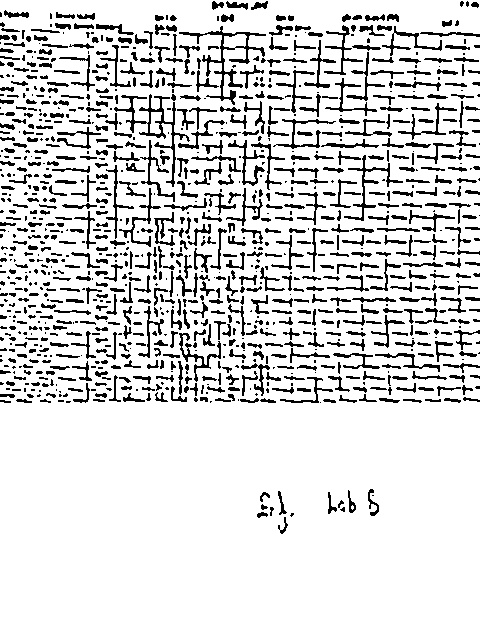
#> input picture Scanned/myimage0.jpg, 480 x 640 px, given in place of the camera
$ python DocumentScannerMain.py
#> lines starting #> are read from the running program, lines starting #| are printed output that depends on the picture; after the words box and inside, x2 and y2 are one past the last pixel; in counts of white or black regions, pixels touching at a corner belong together
### utlis.py
import cv2
import numpy as np


def stackImages(imgArray, scale, labels=[]):
    rows = len(imgArray)
    cols = len(imgArray[0])
    rowsAvailable = isinstance(imgArray[0], list)
    width = imgArray[0][0].shape[1]
    height = imgArray[0][0].shape[0]

    if rowsAvailable:
        for x in range(rows):
            for y in range(cols):
                imgArray[x][y] = cv2.resize(
                    imgArray[x][y], (0, 0), None, scale, scale
                )
                if len(imgArray[x][y].shape) == 2:
                    imgArray[x][y] = cv2.cvtColor(
                        imgArray[x][y], cv2.COLOR_GRAY2BGR
                    )

        imageBlank = np.zeros((height, width, 3), np.uint8)
        hor = [imageBlank] * rows
        hor_con = [imageBlank] * rows

        for x in range(rows):
            hor[x] = np.hstack(imgArray[x])
            hor_con[x] = np.concatenate(imgArray[x])

        ver = np.vstack(hor)
        ver_con = np.concatenate(hor)

    else:
        for x in range(rows):
            imgArray[x] = cv2.resize(
                imgArray[x], (0, 0), None, scale, scale
            )
            if len(imgArray[x].shape) == 2:
                imgArray[x] = cv2.cvtColor(
                    imgArray[x], cv2.COLOR_GRAY2BGR
                )

        hor = np.hstack(imgArray)
        hor_con = np.concatenate(imgArray)
        ver = hor

    if len(labels) != 0:
        eachImgWidth = int(ver.shape[1] / cols)
        eachImgHeight = int(ver.shape[0] / rows)

        print(eachImgHeight)

        for d in range(rows):
            for c in range(cols):
                cv2.rectangle(
                    ver,
                    (c * eachImgWidth, eachImgHeight * d),
                    (
                        c * eachImgWidth + len(labels[d][c]) * 13 + 27,
                        30 + eachImgHeight * d,
                    ),
                    (255, 255, 255),
                    cv2.FILLED,
                )

                cv2.putText(
                    ver,
                    labels[d][c],
                    (eachImgWidth * c + 10, eachImgHeight * d + 20),
                    cv2.FONT_HERSHEY_COMPLEX,
                    0.7,
                    (255, 0, 255),
                    2,
                )

    return ver


def reorder(myPoints):
    myPoints = myPoints.reshape((4, 2))

    myPointsNew = np.zeros((4, 1, 2), dtype=np.int32)

    add = myPoints.sum(1)

    myPointsNew[0] = myPoints[np.argmin(add)]
    myPointsNew[3] = myPoints[np.argmax(add)]

    diff = np.diff(myPoints, axis=1)

    myPointsNew[1] = myPoints[np.argmin(diff)]
    myPointsNew[2] = myPoints[np.argmax(diff)]

    return myPointsNew


def biggestContour(contours):
    biggest = np.array([])
    max_area = 0

    for contour in contours:
        area = cv2.contourArea(contour)

        if area > 5000:
            perimeter = cv2.arcLength(contour, True)

            approx = cv2.approxPolyDP(
                contour, 0.02 * perimeter, True
            )

            if area > max_area and len(approx) == 4:
                biggest = approx
                max_area = area

    return biggest, max_area


def drawRectangle(img, biggest, thickness):
    cv2.line(
        img,
        (biggest[0][0][0], biggest[0][0][1]),
        (biggest[1][0][0], biggest[1][0][1]),
        (0, 255, 0),
        thickness,
    )

    cv2.line(
        img,
        (biggest[0][0][0], biggest[0][0][1]),
        (biggest[2][0][0], biggest[2][0][1]),
        (0, 255, 0),
        thickness,
    )

    cv2.line(
        img,
        (biggest[3][0][0], biggest[3][0][1]),
        (biggest[2][0][0], biggest[2][0][1]),
        (0, 255, 0),
        thickness,
    )

    cv2.line(
        img,
        (biggest[3][0][0], biggest[3][0][1]),
        (biggest[1][0][0], biggest[1][0][1]),
        (0, 255, 0),
        thickness,
    )

    return img


def nothing(x):
    pass


def initializeTrackbars(initialTrackbarVals=0):
    cv2.namedWindow("Trackbars")
    cv2.resizeWindow("Trackbars", 360, 240)

    cv2.createTrackbar(
        "Threshold1", "Trackbars", 200, 255, nothing
    )

    cv2.createTrackbar(
        "Threshold2", "Trackbars", 200, 255, nothing
    )


def valTrackbars():
    threshold1 = cv2.getTrackbarPos(
        "Threshold1", "Trackbars"
    )

    threshold2 = cv2.getTrackbarPos(
        "Threshold2", "Trackbars"
    )

    return threshold1, threshold2

### DocumentScannerMain.py
import cv2
import numpy as np
import utlis

webCamFeed = True
cap = cv2.VideoCapture(0)
cap.set(10, 160)
heightImg = 640
widthImg = 480

utlis.initializeTrackbars()
count = 0

while True:
    if webCamFeed:
        success, img = cap.read()
#> img is the input picture: shape (640, 480, 3); min 0, max 255, mean 217.1
    else:
        img = cv2.imread(pathImage)

    img = cv2.resize(img, (widthImg, heightImg))
    imgBlank = np.zeros((heightImg, widthImg, 3), np.uint8)
    imgGray = cv2.cvtColor(img, cv2.COLOR_BGR2GRAY)
    imgBlur = cv2.GaussianBlur(imgGray, (5, 5), 1)
    thres = utlis.valTrackbars()
    imgThreshold = cv2.Canny(imgBlur, thres[0], thres[1])
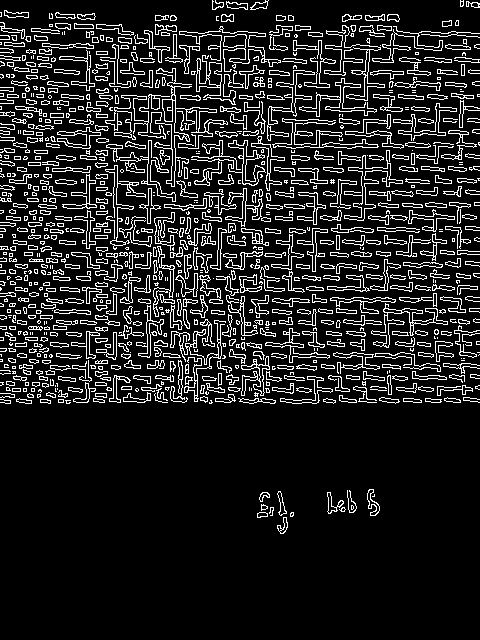
#> imgThreshold: shape (640, 480); 13.1% white in thin lines or dots, all inside (x1, y1, x2, y2) = (0, 0, 480, 534)
    kernel = np.ones((5, 5))
    imgDial = cv2.dilate(imgThreshold, kernel, iterations=2)
#> imgDial: shape (640, 480); 61.9% white; 171 black regions (162 under 20 px), largest, box (x1, y1, x2, y2) and area: (0, 405, 480, 640) 108645, (228, 0, 480, 29) 4010, (0, 0, 215, 30) 3426
    imgThreshold = cv2.erode(imgDial, kernel, iterations=1)
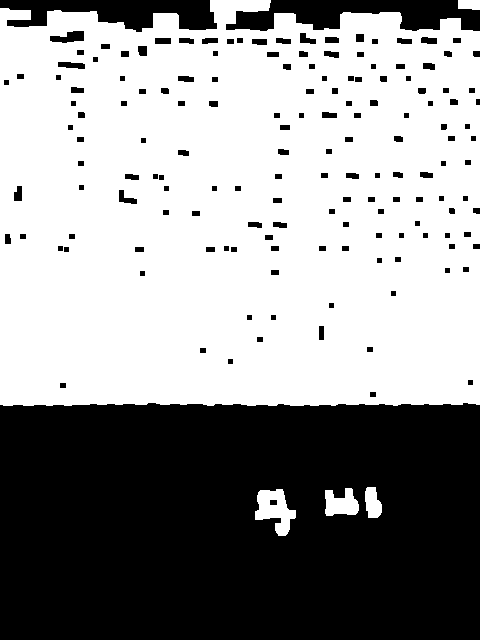
#> imgThreshold: shape (640, 480); 58.8% white; 157 black regions

    imgContours = img.copy()
    imgBigContour = img.copy()
    contours, hierarchy = cv2.findContours(imgThreshold, cv2.RETR_EXTERNAL, cv2.CHAIN_APPROX_SIMPLE)
#> contours = 5 contours; box (x1, y1, x2, y2) and area: (0, 0, 480, 406) 183746, (255, 489, 296, 536) 1040, (325, 488, 359, 516) 628, (365, 487, 382, 518) 364, (458, 0, 480, 10) 176
    cv2.drawContours(imgContours, contours, -1, (0, 255, 0), 10)
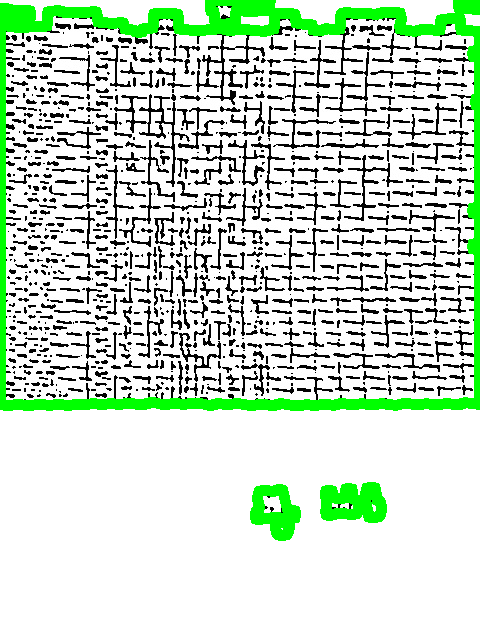
#> imgContours: shape (640, 480, 3); 7.44% of pixels changed, all inside (x1, y1, x2, y2) = (0, 0, 480, 541)

    biggest, maxArea = utlis.biggestContour(contours)
#> the loop in biggestContour, `for contour in contours:` made 5 passes
#> (area, perimeter, biggest, max_area) on pass 5: (183746, 2180.3, [[0, 8], [0, 404], [479, 404], [479, 31]], 183746)
#> area on passes 1 to 4: 1039.5, 628, 363.5, 175.5
#> after the loop in biggestContour, `for contour in contours:`: max_area = 183746
#> biggest = [[0, 8], [0, 404], [479, 404], [479, 31]]; maxArea = 183746
    if biggest.size != 0:
        biggest = utlis.reorder(biggest)
#> in reorder, `myPoints = myPoints.reshape((4, 2))`: myPoints = [[0, 8], [0, 404], [479, 404], [479, 31]]
#> in reorder, `add = myPoints.sum(1)`: add = [8, 404, 883, 510]
#> in reorder, `diff = np.diff(myPoints, axis=1)`: diff = [8, 404, -75, -448]
#> biggest = [[0, 8], [479, 31], [0, 404], [479, 404]]
        cv2.drawContours(imgBigContour, biggest, -1, (0, 255, 0), 20)
#> imgBigContour: shape (640, 480, 3); 0.22% of pixels changed, all inside (x1, y1, x2, y2) = (0, 0, 480, 415)
        imgBigContour = utlis.drawRectangle(imgBigContour, biggest, 2)
#> in drawRectangle, `cv2.line( img, (biggest[3][0][0], biggest[3][0][1]), (biggest[1][0][0]..`:
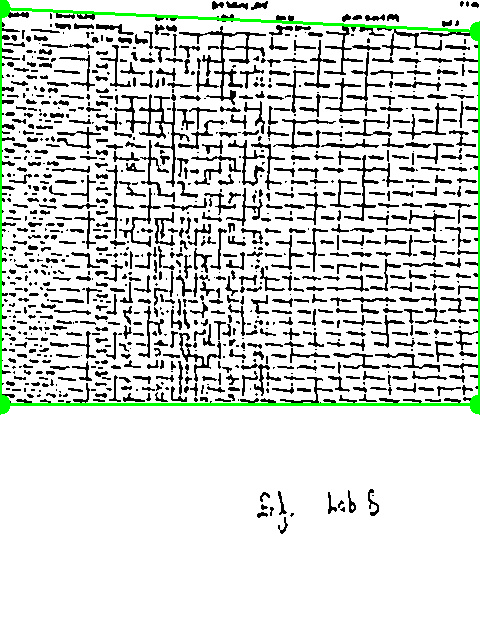
#> img: shape (640, 480, 3); mean B, G, R 213.6, 217.7, 213.6
        pts1 = np.float32(biggest)
#> pts1 = [[0, 8], [479, 31], [0, 404], [479, 404]]
        pts2 = np.float32([[0, 0], [widthImg, 0], [0, heightImg], [widthImg, heightImg]])
        matrix = cv2.getPerspectiveTransform(pts1, pts2)
#> matrix = [[0.944, 0, 0], [-0.0776, 1.62, -12.93], [-0.000121, -2.98e-19, 1]]
        imgWarpColored = cv2.warpPerspective(img, matrix, (widthImg, heightImg))
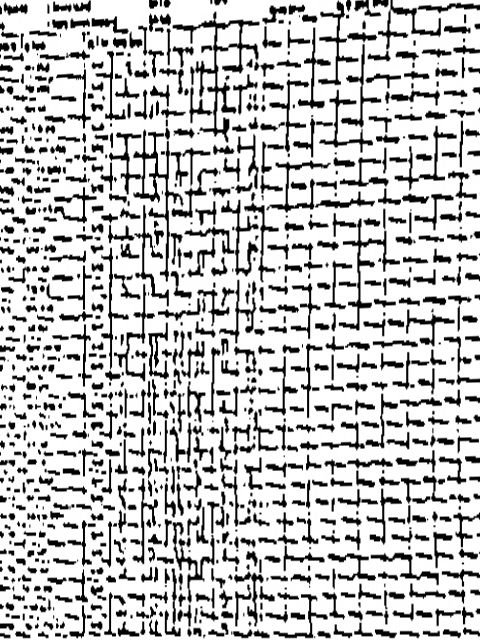
#> imgWarpColored: shape (640, 480, 3); min 0, max 255, mean 193.9

        imgWarpColored = imgWarpColored[20:imgWarpColored.shape[0] - 20, 20:imgWarpColored.shape[1] - 20]
#> imgWarpColored: shape (600, 440, 3)
        imgWarpColored = cv2.resize(imgWarpColored, (widthImg, heightImg))
#> imgWarpColored: shape (640, 480, 3)

        imgWarpGray = cv2.cvtColor(imgWarpColored, cv2.COLOR_BGR2GRAY)
        imgAdaptiveThre = cv2.adaptiveThreshold(imgWarpGray, 255, 1, 1, 7, 2)
#> imgAdaptiveThre: shape (640, 480); 25.6% white; 1207 white regions (512 under 20 px), largest, box (x1, y1, x2, y2) and area: (166, 0, 262, 131) 1867, (123, 116, 179, 280) 1382, (348, 211, 415, 331) 998
        imgAdaptiveThre = cv2.bitwise_not(imgAdaptiveThre)
        imgAdaptiveThre = cv2.medianBlur(imgAdaptiveThre, 3)
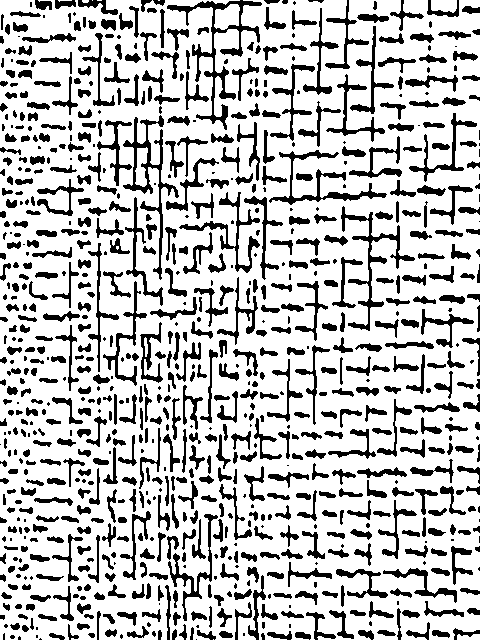
#> imgAdaptiveThre: shape (640, 480); 75.3% white; 862 black regions (206 under 20 px), largest, box (x1, y1, x2, y2) and area: (167, 0, 262, 130) 1874, (123, 115, 179, 280) 1448, (341, 206, 415, 331) 1259

        imageArray = ([img, imgGray, imgThreshold, imgContours],
                      [imgBigContour, imgWarpColored, imgWarpGray, imgAdaptiveThre])
    else:
        imageArray = ([img, imgGray, imgThreshold, imgContours],
                      [imgBlank, imgBlank, imgBlank, imgBlank])

    labels = [["Original", "Grayscale", "Threshold", "Contours"],
              ["Largest Contour", "Warped Perspective", "Warped Gray", "Adaptive Threshold"]]

    stackedImage = utlis.stackImages(imageArray, 0.75, labels)
#> in stackImages, `rows = len(imgArray)`: rows = 2
#> in stackImages, `cols = len(imgArray[0])`: cols = 4
#> in stackImages, `rowsAvailable = isinstance(imgArray[0], list)`: rowsAvailable = True
#> in stackImages, `hor = [imageBlank] * rows`: hor = 2 items
#> in stackImages, `eachImgWidth = int(ver.shape[1] / cols)`: eachImgWidth = 360
#> in stackImages, `eachImgHeight = int(ver.shape[0] / rows)`: eachImgHeight = 480
#| 480
#> after the loop in stackImages, `for d in range(rows):`:
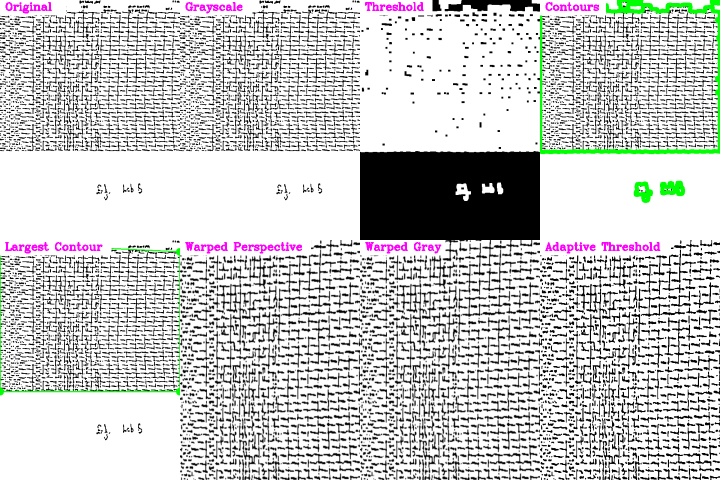
#> ver: shape (960, 1440, 3) (shown at 1/2 size); mean of channels 0, 1, 2 199.7, 200.3, 199.7; drawn as B, G, R
    cv2.imshow("Scanner Window", stackedImage)

    if cv2.waitKey(1) & 0xFF == ord('s'):
#> (key Esc is pressed here)
        cv2.imwrite("Scanned\\myimage" + str(count) + ".jpg", imgAdaptiveThre)
        cv2.rectangle(stackedImage, ((int(stackedImage.shape[1] / 2) - 230), int(stackedImage.shape[0] / 2) + 50),
                      (1100, 350), (0, 255, 0), cv2.FILLED)
        cv2.putText(stackedImage, "Scan Saved", (int(stackedImage.shape[1] / 2) - 200, int(stackedImage.shape[0] / 2)),
                    cv2.FONT_HERSHEY_DUPLEX, 3, (0, 0, 255), 5, cv2.LINE_AA)
        cv2.imshow('Scanner Window', stackedImage)
        cv2.waitKey(300)
        count += 1

$ run again, on Scanned/myimage2.jpg
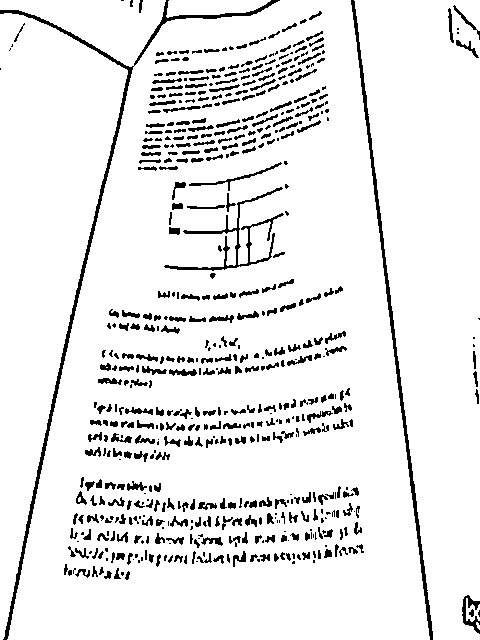
#> input picture Scanned/myimage2.jpg, 480 x 640 px, given in place of the camera
#> img is the input picture: shape (640, 480, 3); min 0, max 255, mean 233.6
#> imgDial: shape (640, 480); 35.8% white; 14 white regions, largest, box (x1, y1, x2, y2) and area: (0, 0, 334, 640) 34876, (59, 473, 368, 584) 23949, (81, 384, 358, 466) 13861
#> `imgThreshold = cv2.erode(imgDial, kernel, iterations=1)`:
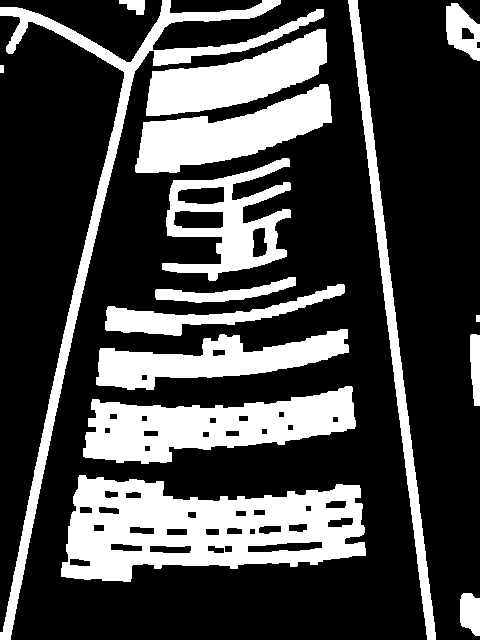
#> imgThreshold: shape (640, 480); 28.1% white; 16 white regions
#> contours = 16 contours, 1 with area under 20; largest, box (x1, y1, x2, y2) and area: (61, 475, 366, 582) 22106, (83, 386, 356, 464) 11924, (0, 0, 324, 640) 9891, (135, 84, 332, 173) 8168, (162, 158, 291, 281) 7906
#> the loop in biggestContour, `for contour in contours:` made 16 passes
#> (area, perimeter, approx) on pass 14: (5339.5, 1360, [[348, 0], [435, 639]])
#> after the loop in biggestContour, `for contour in contours:`: biggest = empty array; max_area = 0
#> `biggest, maxArea = utlis.biggestContour(contours)`: biggest = empty array; maxArea = 0
#> rows = 2
#> cols = 4
#> rowsAvailable = True
#> hor = 2 items
#> eachImgWidth = 360
#> eachImgHeight = 480
#| 480
#> after the loop in stackImages, `for d in range(rows):`:
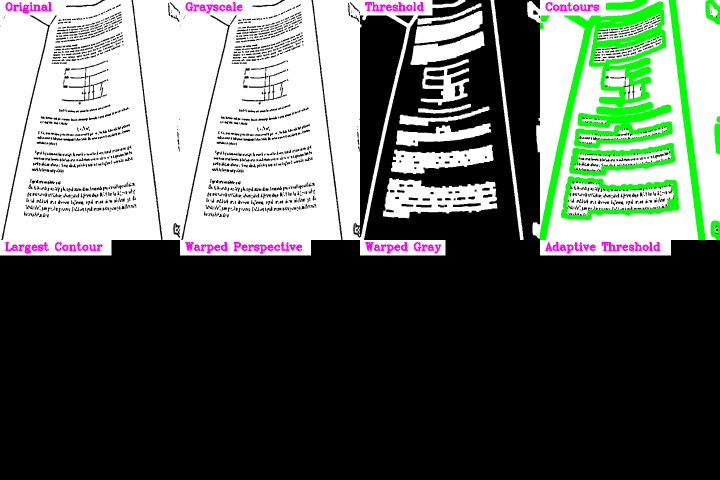
#> ver: shape (960, 1440, 3) (shown at 1/2 size); mean of channels 0, 1, 2 95.2, 102.2, 95.2; drawn as B, G, R
